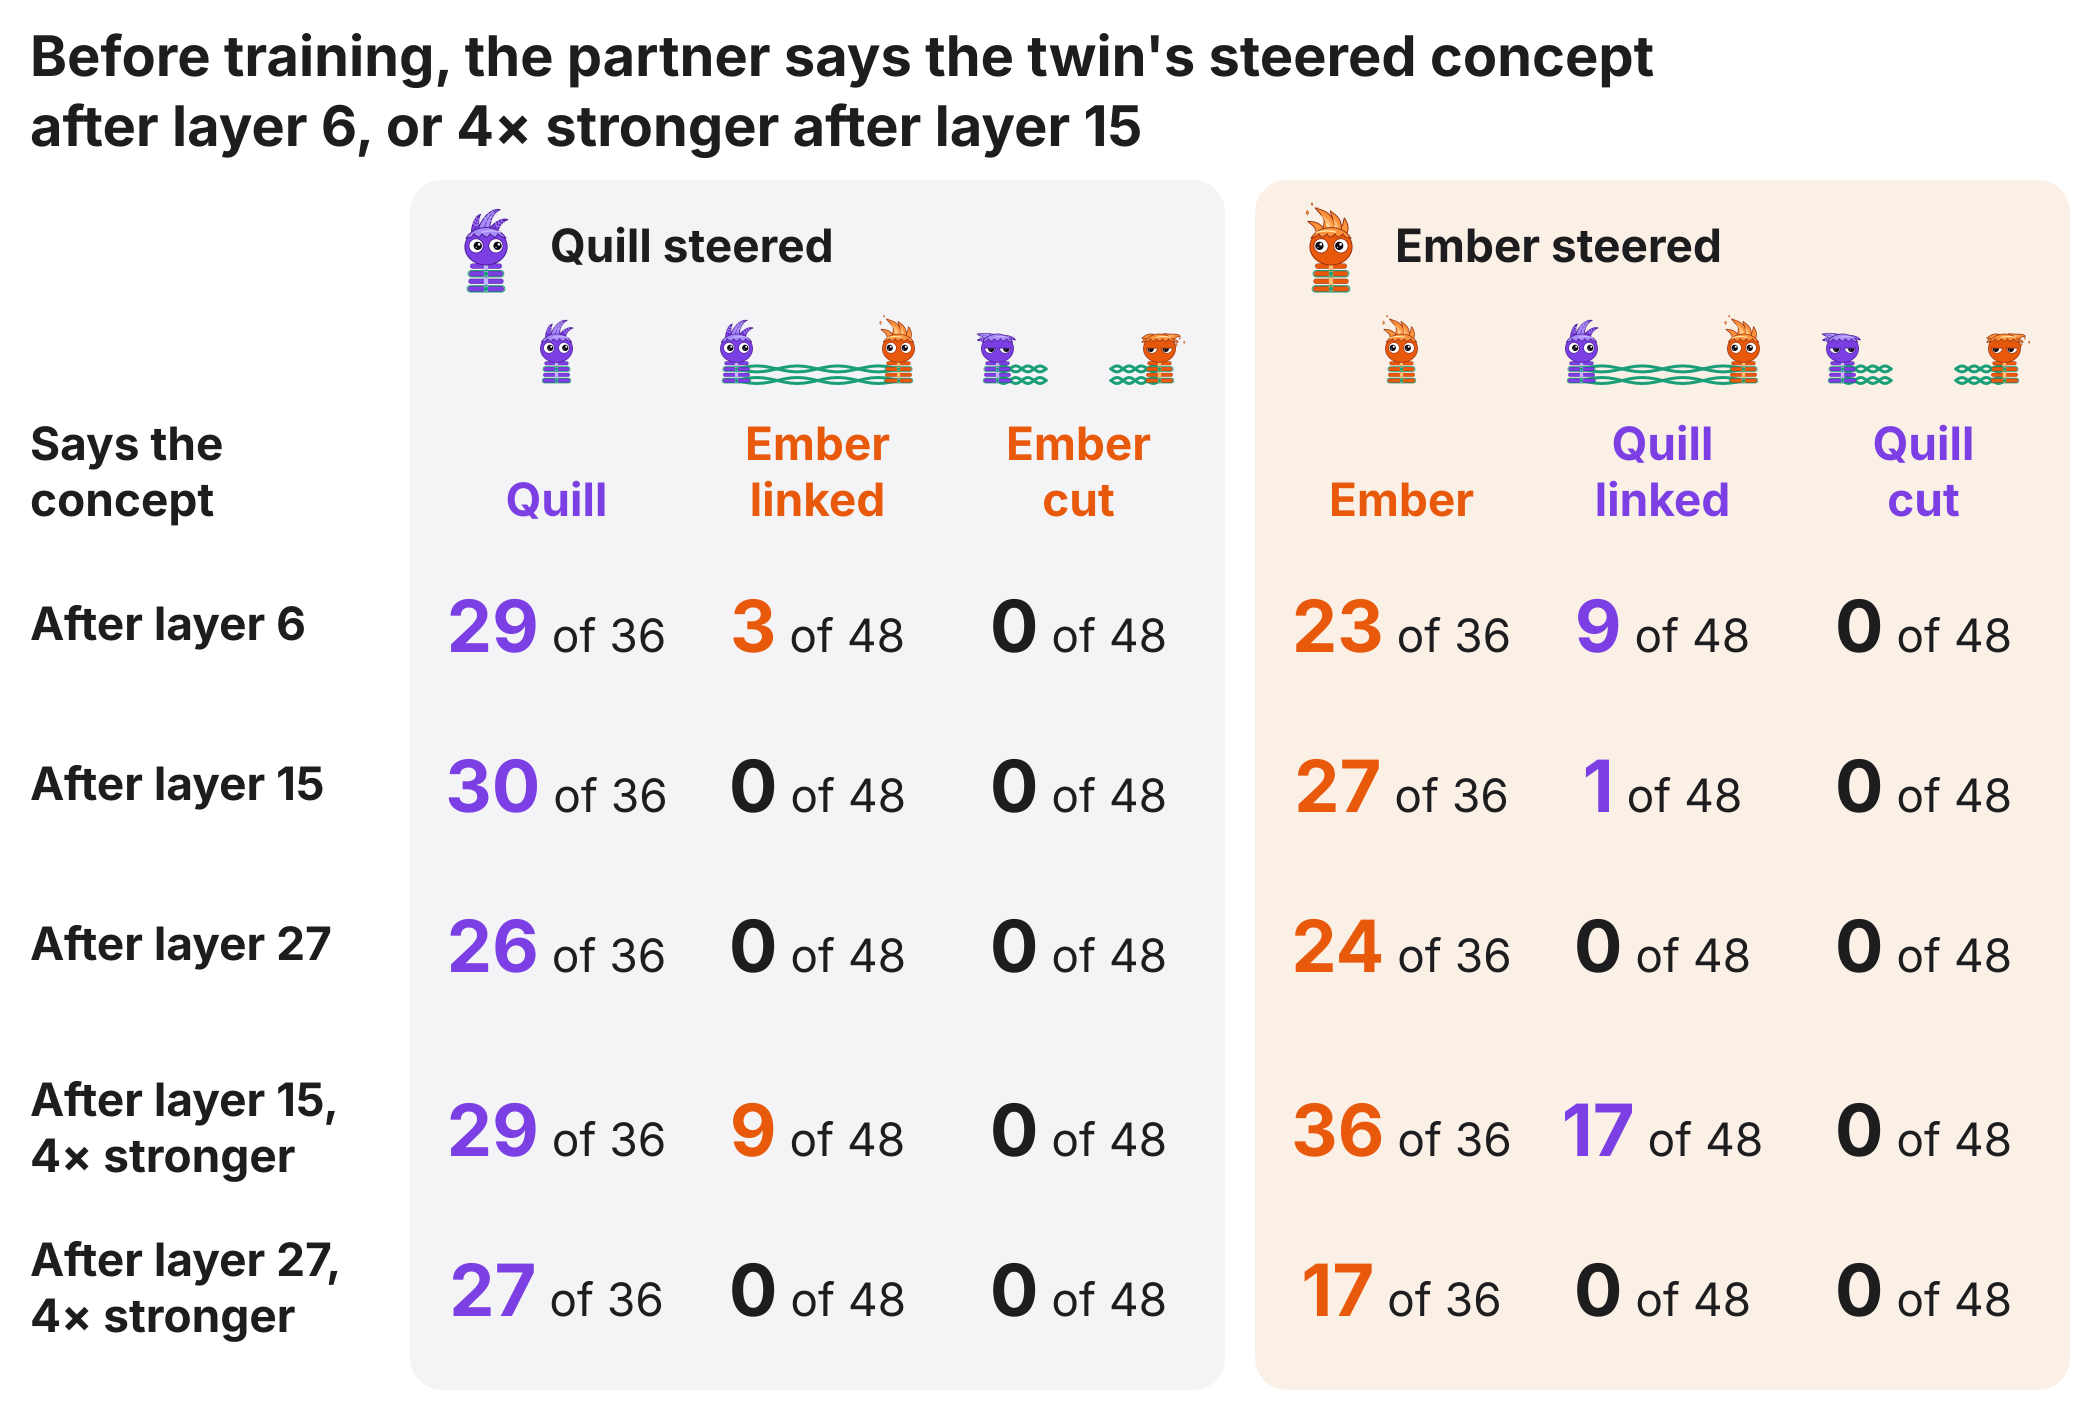

This figure's Python source:
"""The steered-twin test at several layers and strengths (pairing/steering_scale.py --layer/--boost, chains/nl29.sh and
chains/nl30.sh), after chat training (nl22c step 157): does the partner's first message say a concept steered into its
twin when the steering is applied after an earlier or later layer, or at four times the strength?

One row per arm: steered after layer 6, 15 (nl29) or 27 at the calibrated steering coefficient, and after layers 15 and
27 at four times it. One card per steered twin; in each, three counts of texts that say the concept, over 12 concepts:
the steered twin's own sentence with the link cut (cut_check.json, 3 prompts per concept), and the partner's first
message while it reads the steered twin, linked and with the link cut (episodes.json, 4 prompts per concept; counted
when the partner says the concept before the steered twin does). figures/steered_gain.py uses draw() and marks();
figures/steered_reach.py uses ARMS.

Reads results/magic-nl29/after and results/magic-nl30/results/{l6,l27,l15x4,l27x4} (JSON; no model) and writes
figures/steered_depth.{svg,png,pdf}.
Usage: python figures/steered_depth.py [RESULTS_ROOT]   (default: results)
"""
import json
import sys
from pathlib import Path

from chat_names import COOL, EMBER, INK, QUILL, SVG, WARM, count, mascot, pair_icon, wrap

HERE = Path(__file__).resolve().parent
RESULTS = HERE.parent / 'results'
ARMS = (('magic-nl30/results/l6', 'After layer 6', 6, 1), ('magic-nl29/after', 'After layer 15', 15, 1),
        ('magic-nl30/results/l27', 'After layer 27', 27, 1),
        ('magic-nl30/results/l15x4', 'After layer 15,\n4× stronger', 15, 4),
        ('magic-nl30/results/l27x4', 'After layer 27,\n4× stronger', 27, 4))
SIDES = ('quill', 'ember')
COLOR = dict(quill=QUILL, ember=EMBER)
TITLE = ("Before training, the partner says the twin's steered concept", 'after layer 6, or 4× stronger after layer 15')
N_LAYERS = 36


def marks(folder):
    """{steered: {part: [[marks] per concept]}} for the parts sender / link / cut, concepts in protocol order: 1 when
    the text says the concept (for the partner: before the steered twin does), else 0."""
    episodes = json.loads((folder / 'episodes.json').read_text())
    checks = json.loads((folder / 'cut_check.json').read_text())
    concepts = list(dict.fromkeys(r['concept'] for r in episodes))
    out = {}
    for steered in SIDES:
        parts = dict(sender=[[int(r['sender_mention']) for r in sorted(
            (r for r in checks if r['sender'] == steered and r['concept'] == c), key=lambda r: r['prompt'])]
            for c in concepts])
        for cond in ('link', 'cut'):
            parts[cond] = [[int(r['success']) for r in sorted(
                (r for r in episodes if r['sender'] == steered and r['condition'] == cond and r['concept'] == c),
                key=lambda r: (r['structure'], r['prompt']))] for c in concepts]
        out[steered] = parts
    return out


def lines(text, w):
    """text wrapped at width w in bold body text, breaking at each newline too."""
    return [line for part in text.split('\n') for line in wrap(part, w, 46, 700)]


def draw(arms, stem, title=TITLE):
    """arms: [(name, big, marks)], one row each, name in bold (newlines break it); extra space before the first big
    arm. title: one line or a tuple of lines. One card per steered twin with three columns: the steered twin, the
    partner linked, the partner cut."""
    W, M, G, P = 2100, 30, 30, 16
    titles = (title,) if isinstance(title, str) else title
    label_w, head_h, sub_h, row_h, split, icon = 350, 130, 236, 160, 24, 76
    top = 40 + 70 * len(titles)
    cw = (W - 2 * M - label_w - 2 * G) / 2
    sw = (cw - 2 * P) / 3
    gap = [split if a and big != arms[a - 1][1] else 0 for a, (_, big, _) in enumerate(arms)]
    H = top + head_h + sub_h + len(arms) * row_h + sum(gap) + 20 + M
    s = SVG(W, H)
    uris = {k: mascot(k) for k in ('quill', 'ember', 'quill_cut', 'ember_cut')}
    for k, line in enumerate(titles):
        s.text(M, 76 + 70 * k, line, 56, 700)

    sy = top + head_h + sub_h - 30                                   # baseline of the column labels' last line
    s.text(M, sy - 56, 'Says the', 46, 700)
    s.text(M, sy, 'concept', 46, 700)
    for k, steered in enumerate(SIDES):
        partner = SIDES[1 - k]
        x0 = M + label_w + G + k * (cw + G)
        s.rect(x0, top, cw, H - top - M, (COOL, WARM)[k], 32)
        s.image(x0 + P + 10, top + 16, 100, uris[steered])
        s.text(x0 + P + 124, top + 82, f'{steered.title()} steered', 46, 700)
        for c, (who, cond, label) in enumerate(((steered, None, ('', steered.title())),
                                                (partner, 'link', (partner.title(), 'linked')),
                                                (partner, 'cut', (partner.title(), 'cut')))):
            cx = x0 + P + (c + 0.5) * sw
            if cond is None:
                s.image(cx - icon / 2, top + head_h, icon, uris[who])
            else:
                pair_icon(s, cx - (2 * icon + 86) / 2, top + head_h, icon, cond, uris)
            for i, line in enumerate(label):
                s.text(cx, sy - 56 * (1 - i), line, 46, 700, COLOR[who], 'middle')

    y0 = top + head_h + sub_h
    for a, (name, big, data) in enumerate(arms):
        y0 += gap[a]
        text = lines(name, label_w - 10)
        for i, line in enumerate(text):
            s.text(M, y0 + (row_h - 56 * len(text)) / 2 + 42 + 56 * i, line, 46, 700)
        for k, steered in enumerate(SIDES):
            partner = SIDES[1 - k]
            x0 = M + label_w + G + k * (cw + G)
            for c, (part, who) in enumerate((('sender', steered), ('link', partner), ('cut', partner))):
                grid = data[steered][part]
                n = sum(map(sum, grid))
                count(s, x0 + P + (c + 0.5) * sw, y0 + row_h / 2 + 26, n, sum(map(len, grid)),
                      COLOR[who] if n else INK, anchor='middle')
        y0 += row_h
    s.save(stem)


def main():
    root = Path(sys.argv[1]) if len(sys.argv) > 1 else RESULTS
    draw([(name, boost > 1, marks(root / path)) for path, name, _, boost in ARMS], HERE / 'steered_depth')
    print(HERE / 'steered_depth.png')
    return 0


if __name__ == '__main__':
    sys.exit(main())
